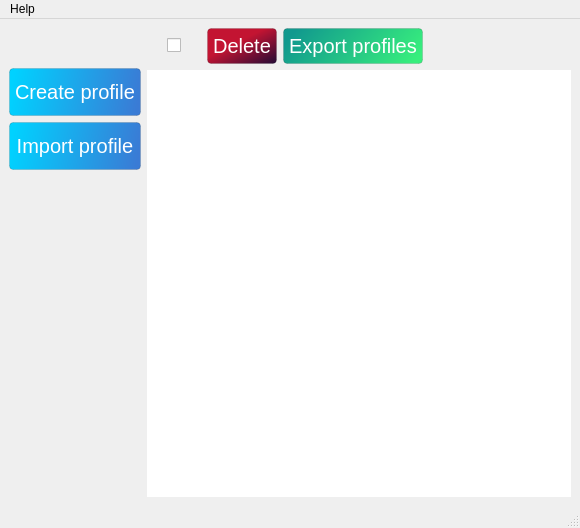
<?xml version="1.0" encoding="UTF-8"?>
<ui version="4.0">
 <class>MainWindow</class>
 <widget class="QMainWindow" name="MainWindow">
  <property name="geometry">
   <rect>
    <x>0</x>
    <y>0</y>
    <width>580</width>
    <height>528</height>
   </rect>
  </property>
  <property name="windowTitle">
   <string>Accounts manager</string>
  </property>
  <property name="styleSheet">
   <string notr="true">#pushButtonDeleteAccounts, #exportProfileButton{
height: 24px;
border: 1px solid;
border-radius: 4px;
border-color:  rgba(0, 0, 0, 0.12);
color: #ffffff;
font: &quot;Roboto&quot;;
font-size: 20px;
padding: 5px;
background-color: qlineargradient(spread:pad, x1:0, y1:0, x2:1, y2:1, stop:0.414773 rgba(195, 20, 50, 255), stop:1 rgba(36, 11, 54, 255));
}

#pushButtonDeleteAccounts::hover{
	background-color: qlineargradient(spread:pad, x1:0, y1:0, x2:1, y2:1, stop:0.0852273 rgba(195, 20, 50, 255), stop:1 rgba(36, 11, 54, 255));
}
#pushButtonDeleteAccounts::pressed{
	background-color: qlineargradient(spread:pad, x1:0, y1:0, x2:1, y2:1, stop:0 rgba(157, 16, 40, 255), stop:0.590909 rgba(38, 12, 56, 255));
}
QDialogButtonBox,QPushButton{
height: 36px;
border: 1px solid;
border-radius: 4px;
border-color:  rgba(0, 0, 0, 0.12);
color: #6200ee;
font: &quot;Roboto&quot;;
font-size: 20px;
padding: 5px
}
QPushButton::hover{
	background-color: rgb(230, 230, 230);
}
QPushButton::pressed{
	background-color: rgb(179, 179, 179);
}

QListWidget{
border: none;

}
#CreateAccountButton, #importProfileButton{
	color: rgb(255, 255, 255);
	background-color: qlineargradient(spread:pad, x1:0.0113636, y1:0.409, x2:1, y2:0.477, stop:0 rgba(0, 210, 255, 255), stop:1 rgba(58, 123, 213, 255))
}
#CreateAccountButton::hover, #importProfileButton::hover{
	background-color: qlineargradient(spread:pad, x1:0.0113636, y1:0.409, x2:1, y2:0.477, stop:0 rgba(0, 210, 255, 255), stop:0.619318 rgba(58, 123, 213, 255))
}
#CreateAccountButton::pressed, #importProfileButton::pressed{
	
	background-color: qlineargradient(spread:pad, x1:0.0113636, y1:0.409, x2:1, y2:0.477, stop:0 rgba(0, 175, 213, 255), stop:0.619318 rgba(39, 83, 144, 255))
}
#exportProfileButton{
color: rgb(255, 255, 255);
	background-color: qlineargradient(spread:pad, x1:0, y1:0.472, x2:1, y2:0.682, stop:0 rgba(17, 153, 142, 255), stop:1 rgba(56, 239, 125, 255));
}
#exportProfileButton::hover{
	background-color: qlineargradient(spread:pad, x1:0, y1:0.472, x2:1, y2:0.682, stop:0.261364 rgba(17, 153, 142, 255), stop:0.875 rgba(56, 239, 125, 255));
}
#exportProfileButton::pressed{
	background-color: qlineargradient(spread:pad, x1:0, y1:0.472, x2:1, y2:0.682, stop:0.352273 rgba(13, 120, 112, 255), stop:1 rgba(42, 179, 93, 255));
}</string>
  </property>
  <widget class="QWidget" name="centralwidget">
   <layout class="QHBoxLayout" name="horizontalLayout">
    <item>
     <layout class="QVBoxLayout" name="verticalLayout">
      <item>
       <spacer name="verticalSpacer_2">
        <property name="orientation">
         <enum>Qt::Vertical</enum>
        </property>
        <property name="sizeType">
         <enum>QSizePolicy::Fixed</enum>
        </property>
        <property name="sizeHint" stdset="0">
         <size>
          <width>20</width>
          <height>40</height>
         </size>
        </property>
       </spacer>
      </item>
      <item>
       <widget class="QPushButton" name="CreateAccountButton">
        <property name="font">
         <font>
          <pointsize>-1</pointsize>
          <italic>false</italic>
          <bold>false</bold>
         </font>
        </property>
        <property name="styleSheet">
         <string notr="true"/>
        </property>
        <property name="text">
         <string>Create profile</string>
        </property>
       </widget>
      </item>
      <item>
       <widget class="QPushButton" name="importProfileButton">
        <property name="text">
         <string>Import profile</string>
        </property>
       </widget>
      </item>
      <item>
       <spacer name="verticalSpacer">
        <property name="orientation">
         <enum>Qt::Vertical</enum>
        </property>
        <property name="sizeHint" stdset="0">
         <size>
          <width>20</width>
          <height>40</height>
         </size>
        </property>
       </spacer>
      </item>
     </layout>
    </item>
    <item>
     <layout class="QVBoxLayout" name="verticalLayout_2">
      <item>
       <layout class="QHBoxLayout" name="horizontalLayout_2">
        <item>
         <spacer name="horizontalSpacer_3">
          <property name="orientation">
           <enum>Qt::Horizontal</enum>
          </property>
          <property name="sizeType">
           <enum>QSizePolicy::Fixed</enum>
          </property>
          <property name="sizeHint" stdset="0">
           <size>
            <width>20</width>
            <height>20</height>
           </size>
          </property>
         </spacer>
        </item>
        <item>
         <widget class="QCheckBox" name="checkBoxCkeckAll">
          <property name="text">
           <string/>
          </property>
         </widget>
        </item>
        <item>
         <spacer name="horizontalSpacer_2">
          <property name="orientation">
           <enum>Qt::Horizontal</enum>
          </property>
          <property name="sizeType">
           <enum>QSizePolicy::Fixed</enum>
          </property>
          <property name="sizeHint" stdset="0">
           <size>
            <width>20</width>
            <height>20</height>
           </size>
          </property>
         </spacer>
        </item>
        <item>
         <widget class="QPushButton" name="pushButtonDeleteAccounts">
          <property name="text">
           <string>Delete</string>
          </property>
         </widget>
        </item>
        <item>
         <widget class="QPushButton" name="exportProfileButton">
          <property name="text">
           <string>Export profiles</string>
          </property>
         </widget>
        </item>
        <item>
         <spacer name="horizontalSpacer">
          <property name="orientation">
           <enum>Qt::Horizontal</enum>
          </property>
          <property name="sizeHint" stdset="0">
           <size>
            <width>40</width>
            <height>20</height>
           </size>
          </property>
         </spacer>
        </item>
       </layout>
      </item>
      <item>
       <widget class="QListWidget" name="listWidget"/>
      </item>
     </layout>
    </item>
   </layout>
  </widget>
  <widget class="QMenuBar" name="menubar">
   <property name="geometry">
    <rect>
     <x>0</x>
     <y>0</y>
     <width>580</width>
     <height>22</height>
    </rect>
   </property>
   <widget class="QMenu" name="menuHelp">
    <property name="title">
     <string>Help</string>
    </property>
    <addaction name="actionAbout"/>
    <addaction name="actionSettings"/>
   </widget>
   <addaction name="menuHelp"/>
  </widget>
  <widget class="QStatusBar" name="statusbar"/>
  <action name="actionSave">
   <property name="text">
    <string>Save</string>
   </property>
  </action>
  <action name="actionLoad">
   <property name="text">
    <string>Load</string>
   </property>
  </action>
  <action name="actionAbout">
   <property name="text">
    <string>About</string>
   </property>
  </action>
  <action name="actionSettings">
   <property name="text">
    <string>Settings</string>
   </property>
  </action>
 </widget>
 <resources/>
 <connections/>
</ui>
